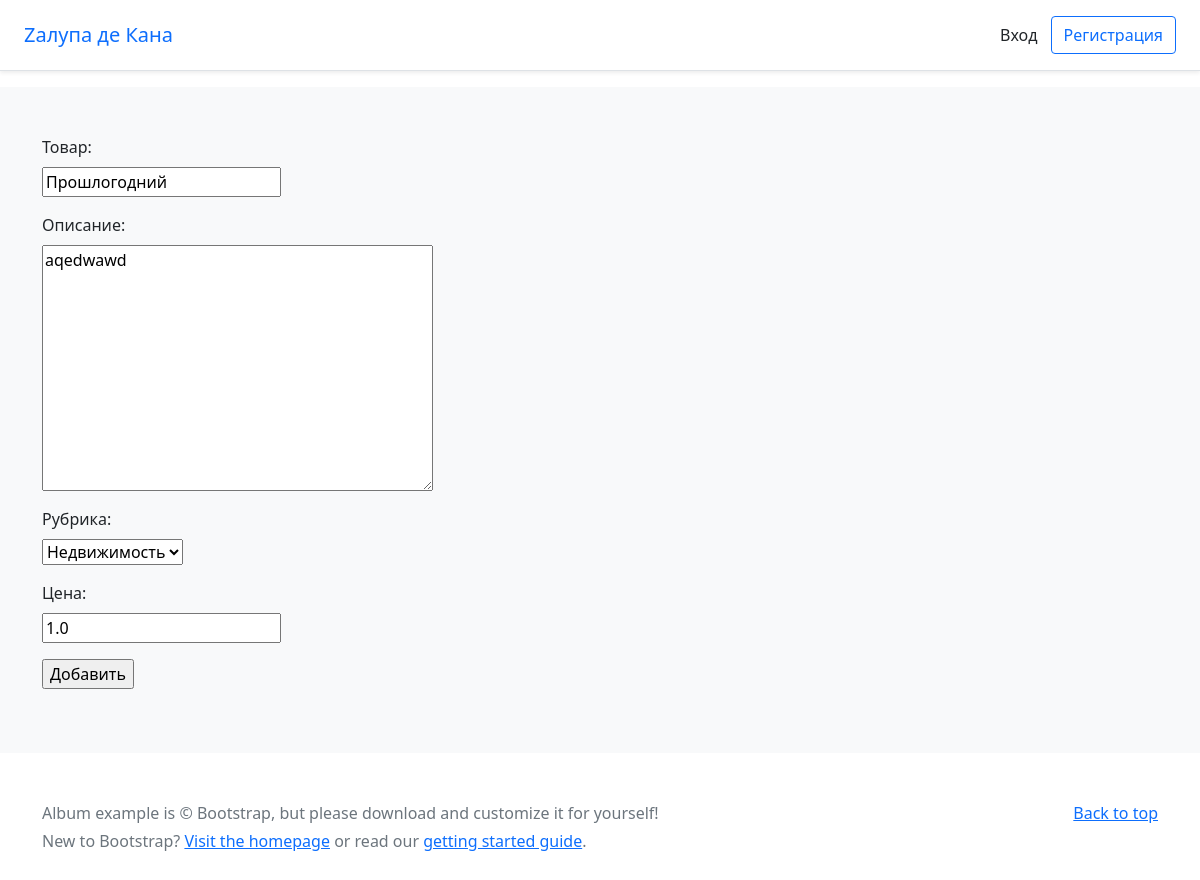
The app's page /bboard/edit/36/ with its own data.
### bboard/models.py (models this page shows, shortened)
class Bb(models.Model):
    title = models.CharField(max_length=50, verbose_name="Товар")
    content = models.TextField(null=True, blank=True, verbose_name="Описание")
    rubric = models.ForeignKey('Rubric', null=True, on_delete=models.PROTECT, verbose_name="Рубрика")
    price = models.FloatField(null=True, blank=True, verbose_name="Цена")
    published = models.DateTimeField(auto_now_add=True, db_index=True, verbose_name="Опубликовано")
    user = models.ForeignKey(User, on_delete=models.CASCADE, null=True, default=User, verbose_name="Пользователь")
    class Meta:
        verbose_name = "Обьявление"
        verbose_name_plural = "Обьявления"
        ordering = ['-published']

### bboard/views.py (the view)
# urls.py: path('edit/<int:pk>/', BbEditView.as_view(), name='edit'),
class BbEditView(UpdateView):
    model = Bb
    template_name = 'bboard/edit.html'
    form_class = BbForm
    success_url = '/bboard'
    def get_context_data(self, *args, **kwargs):
        context = super().get_context_data(*args, **kwargs)
        context['rubrics'] = Rubric.objects.all()
        return context

### bboard/forms.py
class BbForm(ModelForm):
    class Meta:
        model = Bb
        fields = ('title', 'content', 'rubric', 'price',)

### bboard/models.py (called while the page is built)
    def __str__(self):
        return self.name

### templates/bboard/edit.html (shortened to what this page needs)
{% extends 'base.html' %}
{% block content %}
    <form method="post">
        <form method="post">
        {% for field in form.visible_fields %}
            <p>{{ field.label_tag }}<br>{{ field }}<br>{{ field.help_text }}</p>
        {% endfor %}
        <input type="submit" value="Добавить">
    </form>
    </form>
{% endblock %}

### records on screen
Bb: visible_fields "Прошлогодний" "aqedwawd" "Недвижимость" "1.0"

### other values on screen
{{ field.label_tag }} "Товар:" "Описание:" "Рубрика:" "Цена:"
